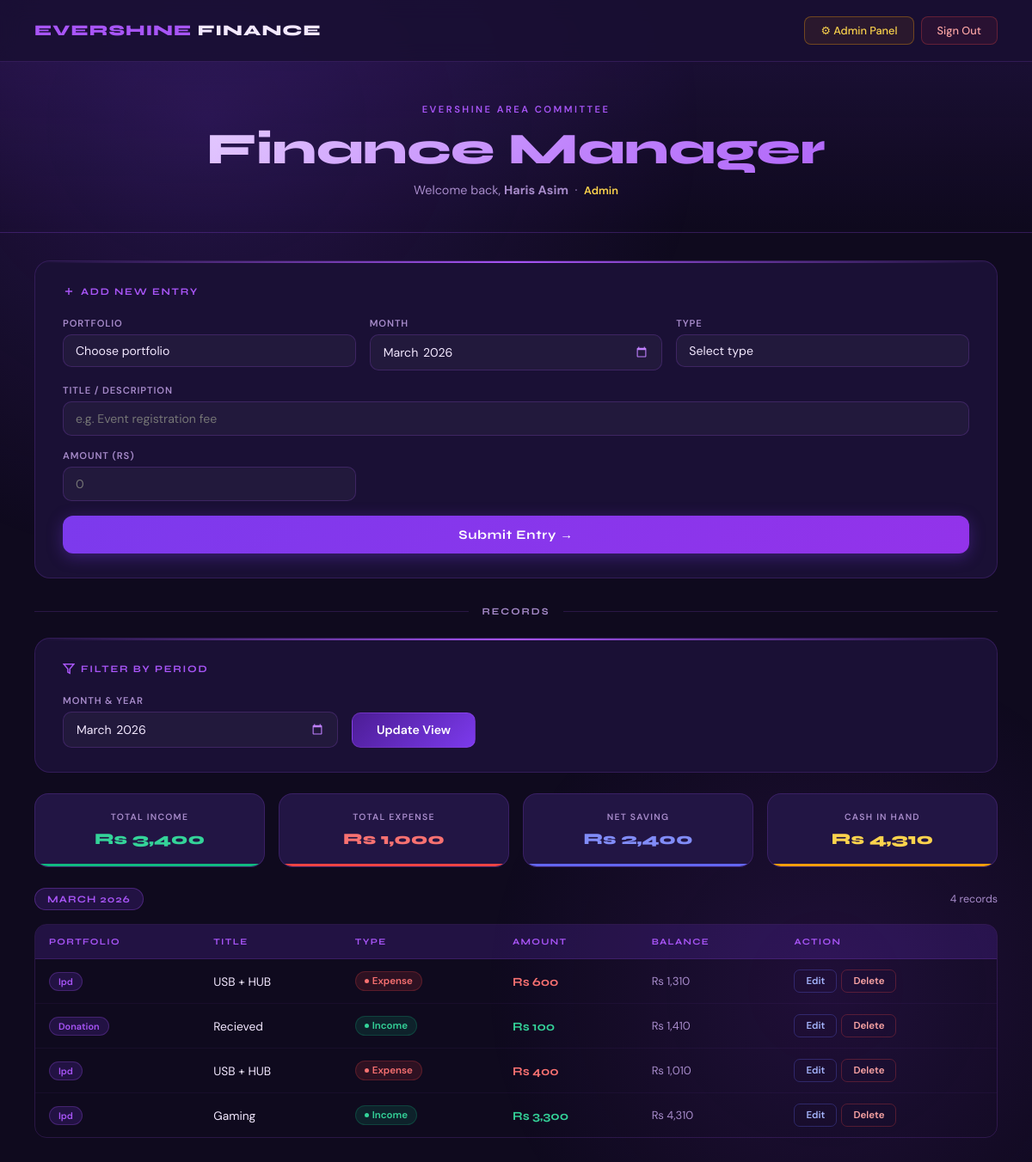
Screenshot of /main.php (signed in) with the database file from the repository.
### tables this page shows
CREATE TABLE `income_expense_items` (
  `id` int(11) NOT NULL,
  `date_submitted` datetime NOT NULL DEFAULT current_timestamp(),
  `portfolio_name` varchar(200) DEFAULT NULL,
  `Month` varchar(200) NOT NULL,
  `year` int(11) NOT NULL,
  `Title` text NOT NULL,
  `expense_income` varchar(100) DEFAULT NULL,
  `cost_profit` int(11) DEFAULT NULL,
  `money_left` decimal(10,2) NOT NULL
);

### main.php (the view, shortened to what this page needs)
<?php
require_once 'connect.php';
$user    = strtolower(trim($_SESSION['username'] ?? ''));
$isAdmin = in_array($user, ['ali muhammad', 'moinuddin', 'haris asim']);
$portfolioMap = [
    'english language leap'                 => 'English Language Leap',
    'parwaaz'                               => 'Parwaaz',
    'institute of professional development' => 'Ipd',
    'quality schooling program'             => 'Quality Schooling Program',
    'career and scholarship program'        => 'Career and Scholarship',
    'stem and robotics'                     => 'Stem and Robotics',
];
$lockedPortfolio        = $portfolioMap[$user] ?? null;
$lockedPortfolioDisplay = $lockedPortfolio ?? ucwords($user);
$selectedDate = (isset($_GET['date']) && !empty($_GET['date'])) ? $_GET['date'] : date('Y-m');
list($year, $month_num) = explode('-', $selectedDate);
$month = date("F", mktime(0, 0, 0, (int)$month_num, 10));
if ($isAdmin) {
    $stmt = $db->prepare(
        'SELECT id, Month, Title, year, portfolio_name, expense_income, cost_profit, money_left
         FROM income_expense_items WHERE Month = ? AND year = ? ORDER BY id ASC'
    );
    $stmt->execute([$month, $year]);
}
$results      = $stmt->fetchAll(PDO::FETCH_ASSOC);
$totalIncome  = 0;
$totalExpense = 0;
foreach ($results as $row) {
    if ($row['expense_income'] === 'income')  $totalIncome  += $row['cost_profit'];
    if ($row['expense_income'] === 'expense') $totalExpense += $row['cost_profit'];
}
$balance    = $totalIncome - $totalExpense;
$cashInHand = !empty($results) ? end($results)['money_left'] : 0;
?>
<!DOCTYPE html>
<html lang="en">
<head>
</head>
<body>
    <div class="page-wrap">
        <div class="top-bar">
            <div class="brand">Evershine <span>Finance</span></div>
            <div class="top-actions">
                <?php if ($isAdmin): ?>
                    <a href="excel_present.php" class="btn-top admin">⚙ Admin Panel</a>
                <?php endif; ?>
                <a href="logout.php" class="btn-top logout">Sign Out</a>
            </div>
        </div>
        <div class="hero">
            <div class="hero-eyebrow">Evershine Area Committee</div>
            <h1>Finance Manager</h1>
            <p>Welcome back, <strong><?= htmlspecialchars(ucwords($_SESSION['username'])) ?></strong>
                <?php if ($isAdmin): ?>
                    &nbsp;·&nbsp; <span style="color:#fcd34d;font-size:0.8rem;font-weight:600;">Admin</span>
                <?php endif; ?>
            </p>
        </div>
        <div class="inner">
            <div class="card">
                <div class="card-title">
                    <svg width="14" height="14" viewBox="0 0 24 24" fill="none" stroke="currentColor" stroke-width="2.5">
                        <line x1="12" y1="5" x2="12" y2="19" />
                        <line x1="5" y1="12" x2="19" y2="12" />
                    </svg>
                    Add New Entry
                </div>
                <form action="request.php" method="POST">
                    <div class="form-grid">
                        <div class="field half">
                            <label>Portfolio</label>
                            <?php if ($isAdmin): ?>
                                <select name="portfolio_name" required>
                                    <option value="" disabled selected>Choose portfolio</option>
                                </select>
                            <?php else: ?>
                                <input type="text" value="<?= htmlspecialchars($lockedPortfolioDisplay) ?>" readonly>
                                <input type="hidden" name="portfolio_name" value="<?= htmlspecialchars($lockedPortfolioDisplay) ?>">
                            <?php endif; ?>
                        </div>
                        <div class="field half">
                            <label>Month</label>
                            <input type="month" name="month" value="<?= date('Y-m') ?>" required />
                        </div>
                        <div class="field half">
                            <label>Type</label>
                            <select name="sign" required>
                                <option value="" disabled selected>Select type</option>
                            </select>
                        </div>
                        <div class="field full">
                            <label>Title / Description</label>
                            <input type="text" name="title" placeholder="e.g. Event registration fee" required />
                        </div>
                        <div class="field half">
                            <label>Amount (Rs)</label>
                            <input type="number" name="cost" placeholder="0" min="0" required />
                        </div>
                    </div>
                    <button name="submitBtn" type="submit" class="btn-submit">Submit Entry →</button>
                </form>
            </div>
            <div class="section-divider"><span>Records</span></div>
            <div class="card">
                <div class="card-title">
                    <svg width="14" height="14" viewBox="0 0 24 24" fill="none" stroke="currentColor" stroke-width="2.5">
                        <polygon points="22 3 2 3 10 12.46 10 19 14 21 14 12.46 22 3" />
                    </svg>
                    Filter by Period
                </div>
                <form method="GET" class="filter-row">
                    <div class="field">
                        <label>Month &amp; Year</label>
                        <input type="month" name="date" value="<?= htmlspecialchars($selectedDate) ?>" required>
                    </div>
                    <button type="submit" class="btn-filter">Update View</button>
                </form>
            </div>
            <?php if (!empty($results)): ?>
                <?php if ($isAdmin): ?>
                    <div class="stats-grid">
                        <div class="stat-card income">
                            <div class="stat-label">Total Income</div>
                            <div class="stat-value">Rs <?= number_format($totalIncome) ?></div>
                        </div>
                        <div class="stat-card expense">
                            <div class="stat-label">Total Expense</div>
                            <div class="stat-value">Rs <?= number_format($totalExpense) ?></div>
                        </div>
                        <div class="stat-card net">
                            <div class="stat-label">Net Saving</div>
                            <div class="stat-value"><?= $balance < 0 ? '-' : '' ?>Rs <?= number_format(abs($balance)) ?></div>
                        </div>
                        <div class="stat-card cash">
                            <div class="stat-label">Cash In Hand</div>
                            <div class="stat-value">Rs <?= number_format($cashInHand) ?></div>
                        </div>
                    </div>
                <?php endif; ?>
                <div class="table-header">
                    <span class="month-badge"><?= htmlspecialchars($month) ?> <?= htmlspecialchars($year) ?></span>
                    <span class="record-count"><?= count($results) ?> record<?= count($results) !== 1 ? 's' : '' ?></span>
                </div>
                <div class="table-wrap">
                    <table>
                        <thead>
                            <tr>
                                <?php if ($isAdmin): ?><th>Portfolio</th><?php endif; ?>
                                <th>Title</th>
                                <th>Type</th>
                                <th>Amount</th>
                                <?php if ($isAdmin): ?><th>Balance</th><?php endif; ?>
                                <th>Action</th>
                            </tr>
                        </thead>
                        <tbody>
                            <?php foreach ($results as $data): ?>
                                <tr>
                                    <?php if ($isAdmin): ?>
                                        <td><span class="portfolio-pill"><?= htmlspecialchars($data['portfolio_name']) ?></span></td>
                                    <?php endif; ?>
                                    <td><?= htmlspecialchars($data['Title']) ?></td>
                                    <td><span class="badge <?= $data['expense_income'] ?>"><?= ucfirst($data['expense_income']) ?></span></td>
                                    <td><span class="amount <?= $data['expense_income'] ?>">Rs <?= number_format($data['cost_profit']) ?></span></td>
                                    <?php if ($isAdmin): ?>
                                        <td style="color:var(--muted);font-size:0.82rem;">Rs <?= number_format($data['money_left']) ?></td>
                                    <?php endif; ?>
                                    <td>
                                        <div class="action-cell">
                                            <a href="data_edit.php?id=<?= $data['id'] ?>" class="btn-edit">Edit</a>
                                            <a href="delete.php?id=<?= $data['id'] ?>" class="btn-delete"
                                                onclick="return confirm('Delete this entry? All balances after it will be recalculated.')">Delete</a>
                                        </div>
                                    </td>
                                </tr>
                            <?php endforeach; ?>
                        </tbody>
                    </table>
                </div>
            <?php endif; ?>
        </div>
    </div>
</body>
</html>

### rows the page displays
income_expense_items: money_left "4,310", portfolio_name "Ipd", Title "Gaming", expense_income "Income", cost_profit "3,300"
income_expense_items: portfolio_name "Ipd", Title "USB + HUB", expense_income "Expense", cost_profit "600", money_left "1,310"
income_expense_items: portfolio_name "Donation", Title "Recieved", expense_income "Income", cost_profit "100", money_left "1,410"
income_expense_items: portfolio_name "Ipd", Title "USB + HUB", expense_income "Expense", cost_profit "400", money_left "1,010"

### other values shown
$_SESSION['username'] "Haris Asim"
$totalIncome "3,400"
$totalExpense "1,000"
abs($balance) "2,400"
$month "MARCH"
$year "2026"
count($results) "4"
